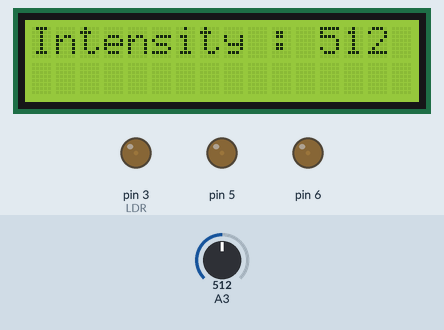
A sketch run on a simulated Arduino Uno, built with avr-gcc and run on an emulated ATmega328P. Shown: 16×2 character LCD, output pins drawn as LEDs (lit = HIGH). The inputs (shaded band) are chosen by the test bench; at power-on: A3 = 512.

Above: at 1.2 s.
1.3 s: A3 set to 522
At 1.9 s:
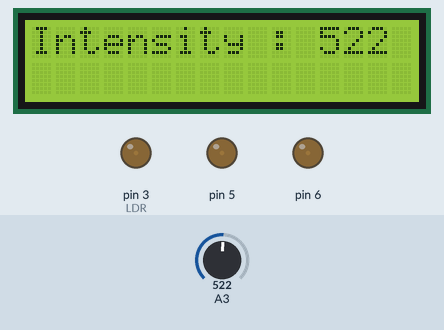
2.8 s: A3 set to 539
At 3.2 s:
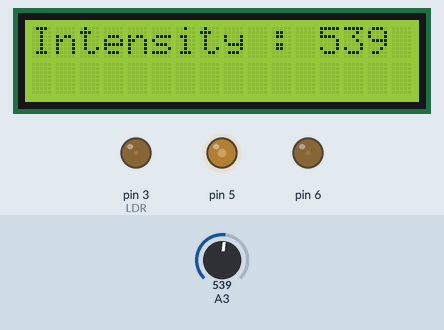
4.3 s: A3 set to 602
At 5.4 s:
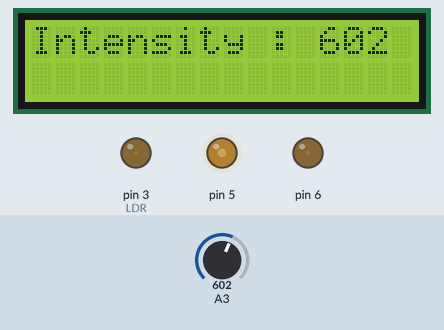
5.8 s: A3 set to 635
At 6.4 s:
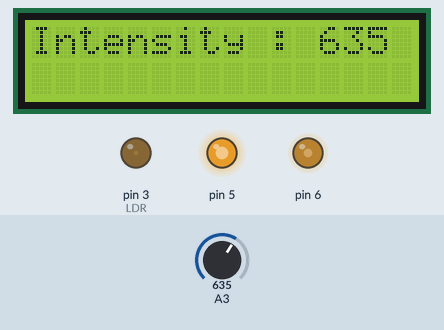
7.3 s: A3 set to 699
At 7.7 s:
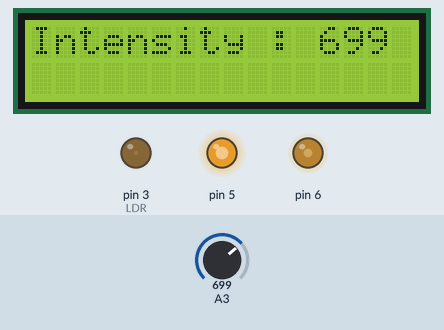
8.8 s: A3 set to 724
At 9.9 s:
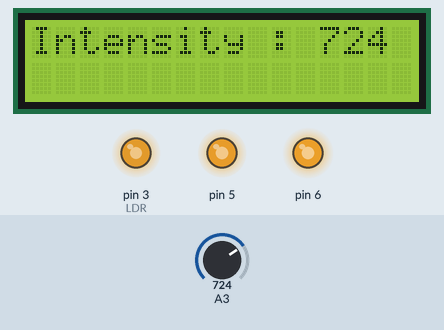
Timing chart, 0 to 11.3 s (numbered marks = the images above; inputs shaded):
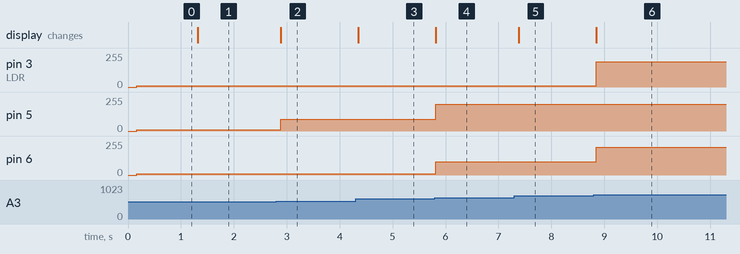

The sketch:

RGB_LED_Intensity.ino
```cpp
#include <LiquidCrystal.h>

#define threshold1 250
#define threshold2 350
#define threshold3 410
#define threshold4 530
#define threshold5 620
#define threshold6 710
#define threshold7 880

int val = 0; // A Variable to Store the Light Value from the LDR

// initialize the library with the numbers of the interface pins from the above pin mappings
LiquidCrystal lcd(8,9,10,11,12,13); // induino lcd pin mappping

void setup() {
lcd.begin(16, 2); //setup lcd with number of characters per line and lines
}

void loop()
{

lcd.clear();//Clears the Display - If you don't clear, previous data will remain as it is
int ldr_val = analogRead(3); // read the LDR value
lcd.print("Intensity : "); // lcd.print to print to the LCD Shield
lcd.print(ldr_val); // printing the ldr value

delay(100); // wait before refreshing the value

val = analogRead(3);// Reads a 10-bit value corresponding to the voltage applied on analog input pin 3.


if(val > threshold1)
analogWrite(3,85);
else
analogWrite(3,10);

if(val > threshold2)
analogWrite(5,90);
else
analogWrite(5,10);

if(val > threshold3)
analogWrite(6,100);
else
analogWrite(6,10);

if(val > threshold4)
analogWrite(3,190);
else
analogWrite(5,10);

if(val > threshold5)
analogWrite(5,200);
else
analogWrite(6,10);

if(val > threshold6)
analogWrite(6,210);
else
analogWrite(3,10);

}
```

Measured:
- the behaviour switches between 530 and 531 on A3 (found by bisection; images 1 and 2)
- the behaviour switches between 620 and 621 on A3 (found by bisection; images 3 and 4)
- the behaviour switches between 710 and 711 on A3 (found by bisection; images 5 and 6)
- after the input at 1.3 s, the display: changes at once (image 1)
- after the input at 2.8 s, pin 5: 10/255 → 90/255 after 0.09 s; the display: changes after 0.09 s (image 2)
- after the input at 4.3 s, the display: changes after 0.05 s (image 3)
- after the input at 5.8 s, pin 5: 90/255 → 200/255 at once; pin 6: 10/255 → 100/255 at once; the display: changes at once (image 4)
- after the input at 7.3 s, the display: changes after 0.09 s (image 5)
- after the input at 8.8 s, pin 3 (LDR): 10/255 → 190/255 after 0.05 s; pin 6: 100/255 → 210/255 after 0.05 s; the display: changes after 0.05 s (image 6)
